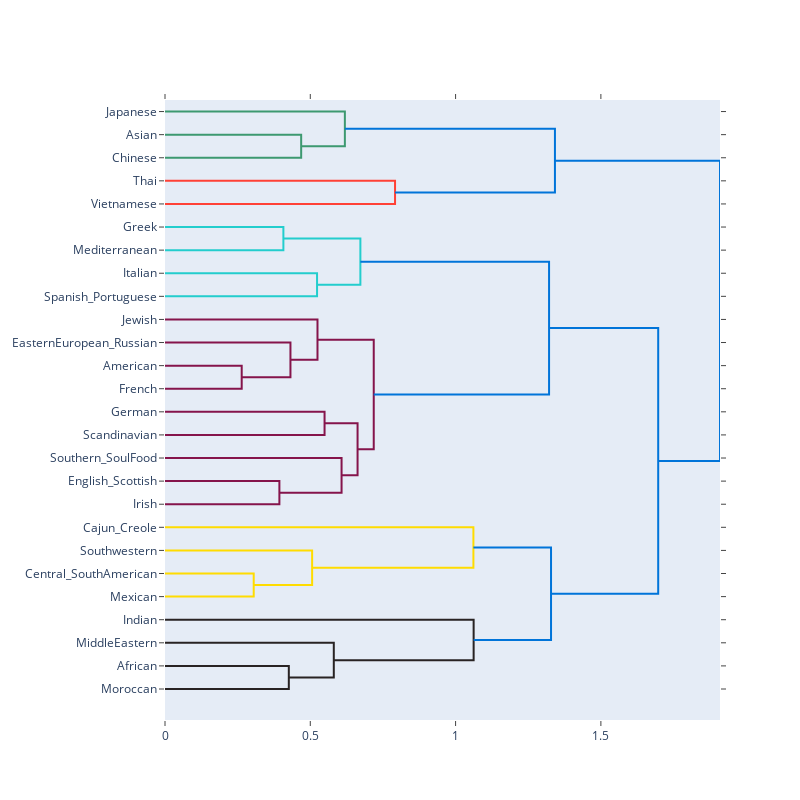

Write notebook code for a chart like this one.
### Code cell
import plotly.figure_factory as ff

names = recettes_pays["origin"].to_list()
fig = ff.create_dendrogram(new_recette_pays, orientation='left', labels=names, color_threshold=1.2)
fig.update_layout(width=800, height=800)
fig.show()

### Figure 1 — Plotly figure (JSON) as saved in the notebook; plotly's stock layout.template omitted (floating-point values rounded to 4 significant figures)
{"data": [{"hoverinfo": "text", "marker": {"color": "rgb(61,153,112)"}, "mode": "lines", "type": "scatter", "x": [0, 0.4686, 0.4686, 0], "xaxis": "x", "y": [-15, -15, -25, -25], "yaxis": "y"}, {"hoverinfo": "text", "marker": {"color": "rgb(61,153,112)"}, "mode": "lines", "type": "scatter", "x": [0, 0.619, 0.619, 0.4686], "xaxis": "x", "y": [-5, -5, -20, -20], "yaxis": "y"}, {"hoverinfo": "text", "marker": {"color": "rgb(255,65,54)"}, "mode": "lines", "type": "scatter", "x": [0, 0.7916, 0.7916, 0], "xaxis": "x", "y": [-35, -35, -45, -45], "yaxis": "y"}, {"hoverinfo": "text", "marker": {"color": "rgb(0,116,217)"}, "mode": "lines", "type": "scatter", "x": [0.619, 1.342, 1.342, 0.7916], "xaxis": "x", "y": [-12.5, -12.5, -40, -40], "yaxis": "y"}, {"hoverinfo": "text", "marker": {"color": "rgb(35,205,205)"}, "mode": "lines", "type": "scatter", "x": [0, 0.4074, 0.4074, 0], "xaxis": "x", "y": [-55, -55, -65, -65], "yaxis": "y"}, {"hoverinfo": "text", "marker": {"color": "rgb(35,205,205)"}, "mode": "lines", "type": "scatter", "x": [0, 0.5232, 0.5232, 0], "xaxis": "x", "y": [-75, -75, -85, -85], "yaxis": "y"}, {"hoverinfo": "text", "marker": {"color": "rgb(35,205,205)"}, "mode": "lines", "type": "scatter", "x": [0.4074, 0.6723, 0.6723, 0.5232], "xaxis": "x", "y": [-60, -60, -80, -80], "yaxis": "y"}, {"hoverinfo": "text", "marker": {"color": "rgb(133,20,75)"}, "mode": "lines", "type": "scatter", "x": [0, 0.264, 0.264, 0], "xaxis": "x", "y": [-115, -115, -125, -125], "yaxis": "y"}, {"hoverinfo": "text", "marker": {"color": "rgb(133,20,75)"}, "mode": "lines", "type": "scatter", "x": [0, 0.4317, 0.4317, 0.264], "xaxis": "x", "y": [-105, -105, -120, -120], "yaxis": "y"}, {"hoverinfo": "text", "marker": {"color": "rgb(133,20,75)"}, "mode": "lines", "type": "scatter", "x": [0, 0.5248, 0.5248, 0.4317], "xaxis": "x", "y": [-95, -95, -112.5, -112.5], "yaxis": "y"}, {"hoverinfo": "text", "marker": {"color": "rgb(133,20,75)"}, "mode": "lines", "type": "scatter", "x": [0, 0.5491, 0.5491, 0], "xaxis": "x", "y": [-135, -135, -145, -145], "yaxis": "y"}, {"hoverinfo": "text", "marker": {"color": "rgb(133,20,75)"}, "mode": "lines", "type": "scatter", "x": [0, 0.3936, 0.3936, 0], "xaxis": "x", "y": [-165, -165, -175, -175], "yaxis": "y"}, {"hoverinfo": "text", "marker": {"color": "rgb(133,20,75)"}, "mode": "lines", "type": "scatter", "x": [0, 0.6076, 0.6076, 0.3936], "xaxis": "x", "y": [-155, -155, -170, -170], "yaxis": "y"}, {"hoverinfo": "text", "marker": {"color": "rgb(133,20,75)"}, "mode": "lines", "type": "scatter", "x": [0.5491, 0.6627, 0.6627, 0.6076], "xaxis": "x", "y": [-140, -140, -162.5, -162.5], "yaxis": "y"}, {"hoverinfo": "text", "marker": {"color": "rgb(133,20,75)"}, "mode": "lines", "type": "scatter", "x": [0.5248, 0.7183, 0.7183, 0.6627], "xaxis": "x", "y": [-103.8, -103.8, -151.2, -151.2], "yaxis": "y"}, {"hoverinfo": "text", "marker": {"color": "rgb(0,116,217)"}, "mode": "lines", "type": "scatter", "x": [0.6723, 1.322, 1.322, 0.7183], "xaxis": "x", "y": [-70, -70, -127.5, -127.5], "yaxis": "y"}, {"hoverinfo": "text", "marker": {"color": "rgb(255,220,0)"}, "mode": "lines", "type": "scatter", "x": [0, 0.3053, 0.3053, 0], "xaxis": "x", "y": [-205, -205, -215, -215], "yaxis": "y"}, {"hoverinfo": "text", "marker": {"color": "rgb(255,220,0)"}, "mode": "lines", "type": "scatter", "x": [0, 0.5063, 0.5063, 0.3053], "xaxis": "x", "y": [-195, -195, -210, -210], "yaxis": "y"}, {"hoverinfo": "text", "marker": {"color": "rgb(255,220,0)"}, "mode": "lines", "type": "scatter", "x": [0, 1.061, 1.061, 0.5063], "xaxis": "x", "y": [-185, -185, -202.5, -202.5], "yaxis": "y"}, {"hoverinfo": "text", "marker": {"color": "rgb(40,35,35)"}, "mode": "lines", "type": "scatter", "x": [0, 0.4261, 0.4261, 0], "xaxis": "x", "y": [-245, -245, -255, -255], "yaxis": "y"}, {"hoverinfo": "text", "marker": {"color": "rgb(40,35,35)"}, "mode": "lines", "type": "scatter", "x": [0, 0.5809, 0.5809, 0.4261], "xaxis": "x", "y": [-235, -235, -250, -250], "yaxis": "y"}, {"hoverinfo": "text", "marker": {"color": "rgb(40,35,35)"}, "mode": "lines", "type": "scatter", "x": [0, 1.062, 1.062, 0.5809], "xaxis": "x", "y": [-225, -225, -242.5, -242.5], "yaxis": "y"}, {"hoverinfo": "text", "marker": {"color": "rgb(0,116,217)"}, "mode": "lines", "type": "scatter", "x": [1.061, 1.328, 1.328, 1.062], "xaxis": "x", "y": [-193.8, -193.8, -233.8, -233.8], "yaxis": "y"}, {"hoverinfo": "text", "marker": {"color": "rgb(0,116,217)"}, "mode": "lines", "type": "scatter", "x": [1.322, 1.697, 1.697, 1.328], "xaxis": "x", "y": [-98.75, -98.75, -213.8, -213.8], "yaxis": "y"}, {"hoverinfo": "text", "marker": {"color": "rgb(0,116,217)"}, "mode": "lines", "type": "scatter", "x": [1.342, 1.91, 1.91, 1.697], "xaxis": "x", "y": [-26.25, -26.25, -156.2, -156.2], "yaxis": "y"}], "layout": {"autosize": false, "height": 800, "hovermode": "closest", "showlegend": false, "width": 800, "xaxis": {"mirror": "allticks", "rangemode": "tozero", "showgrid": false, "showline": true, "showticklabels": true, "ticks": "outside", "type": "linear", "zeroline": false}, "yaxis": {"mirror": "allticks", "rangemode": "tozero", "showgrid": false, "showline": true, "showticklabels": true, "tickmode": "array", "ticks": "outside", "ticktext": ["Japanese", "Asian", "Chinese", "Thai", "Vietnamese", "Greek", "Mediterranean", "Italian", "Spanish_Portuguese", "Jewish", "EasternEuropean_Russian", "American", "French", "German", "Scandinavian", "Southern_SoulFood", "English_Scottish", "Irish", "Cajun_Creole", "Southwestern", "Central_SouthAmerican", "Mexican", "Indian", "MiddleEastern", "African", "Moroccan"], "tickvals": [-5, -15, -25, -35, -45, -55, -65, -75, -85, -95, -105, -115, -125, -135, -145, -155, -165, -175, -185, -195, -205, -215, -225, -235, -245, -255], "type": "linear", "zeroline": false}}}
